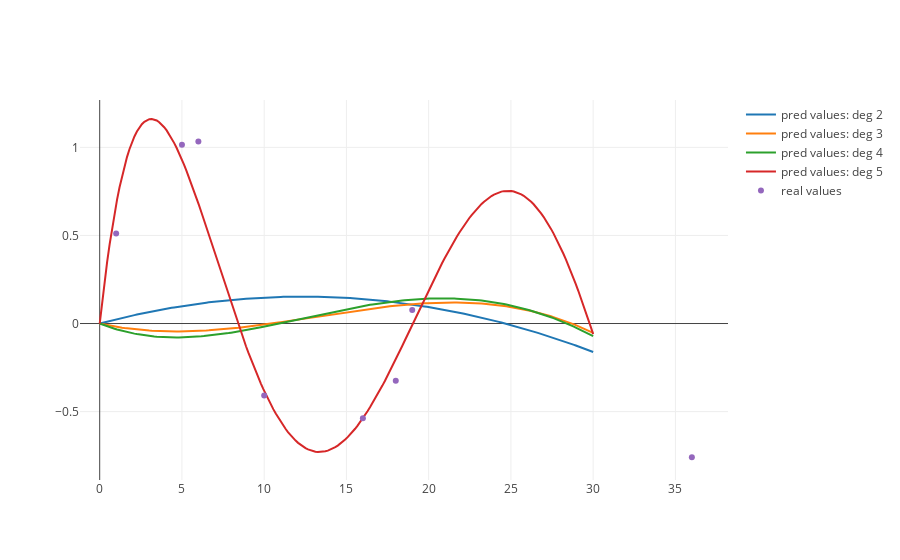

The code cell stored with this chart in its notebook:
### Code cell
noisysine_simple_df = noisysine_df.copy()

x = pd.DataFrame({'x' : np.linspace(0, 30, 200)})
data = []

for i in range(2, 6):
    noisysine_simple_df['x' + str(i)] = noisysine_simple_df['x'] ** i
    x['x' + str(i)] = x['x'] ** i
    noisysine_simple_train_df = noisysine_simple_df.loc[noisysine_train.index]
    noisysine_simple_test_df = noisysine_simple_df.loc[noisysine_test.index]
    
    real_y = noisysine_simple_test_df.sort_values(by=['x'])['y']
    pred_y = predict_simple_regression(
                simple_regression(noisysine_simple_train_df.drop(columns=['y']), noisysine_simple_train_df['y']),
                noisysine_simple_test_df.drop(columns=['y']).sort_values(by=['x']))
    
    print("Degree =", i, ", r2 = ", sklearn.metrics.r2_score(real_y, pred_y))
    
    
    data.append(
    go.Scatter(
        y = predict_simple_regression(
            simple_regression(noisysine_simple_train_df.drop(columns=['y']), noisysine_simple_train_df['y']), x),
        x = x['x'],
        mode = 'lines',
        name = 'pred values: deg {}'.format(i)
    ))
data.append(
        go.Scatter(
            y = noisysine_simple_test_df.sort_values(by=['x'])['y'],
            x = noisysine_simple_test_df.sort_values(by=['x'])['x'],
            mode = 'markers',
            name = 'real values'
        ))
plotly.offline.iplot(data, filename='real_values.html')

### Figure 1 — Plotly figure (JSON) as saved in the notebook; plotly's stock layout.template omitted (floating-point values rounded to 4 significant figures; data arrays with more than 128 entries replaced by an {"elided": "..."} marker saying what was removed)
{"data": [{"mode": "lines", "name": "pred values: deg 2", "type": "scatter", "uid": "f4bbbd70-2bbb-49b2-be20-34d710461da6", "x": {"elided": "200 float values"}, "y": {"elided": "200 float values"}}, {"mode": "lines", "name": "pred values: deg 3", "type": "scatter", "uid": "7084b4a1-df88-4c7c-81c2-5c11a2b79ce8", "x": {"elided": "200 float values"}, "y": {"elided": "200 float values"}}, {"mode": "lines", "name": "pred values: deg 4", "type": "scatter", "uid": "daef5b6a-bf0a-4e4a-a491-3a6cd4c16c04", "x": {"elided": "200 float values"}, "y": {"elided": "200 float values"}}, {"mode": "lines", "name": "pred values: deg 5", "type": "scatter", "uid": "fb00fdac-e797-4c36-86e0-159a52bc8c46", "x": {"elided": "200 float values"}, "y": {"elided": "200 float values"}}, {"mode": "markers", "name": "real values", "type": "scatter", "uid": "297b00b4-6066-4774-90c4-ef40ebe51146", "x": [1, 5, 6, 10, 16, 18, 19, 36], "y": [0.5118, 1.014, 1.034, -0.4094, -0.5373, -0.3242, 0.07661, -0.7593]}], "layout": {}}
